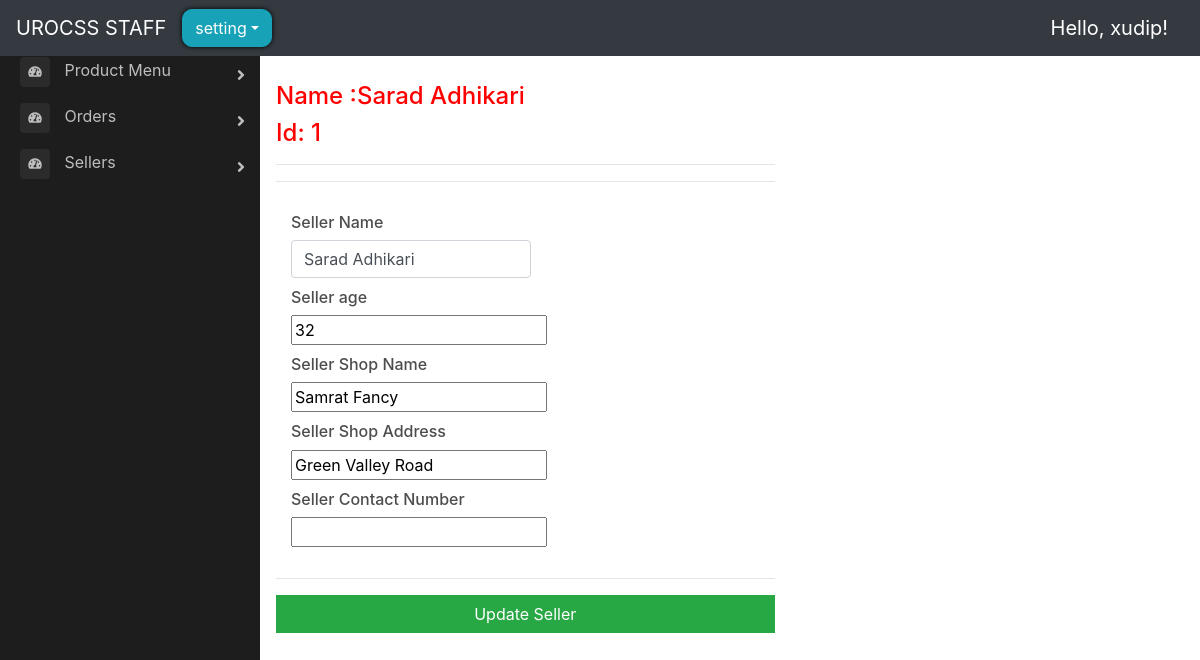
/backend/edit_seller_detail/1 (signed in), run on the app's committed database.
### backend/models.py (models this page shows, shortened)
class Seller(models.Model):
    name = models.CharField(max_length=200)
    age = models.IntegerField(blank=True)
    shop_name = models.CharField(max_length=200)
    shop_address = models.CharField(max_length=200)
    contact_number = PhoneField(blank=True)

### backend/views.py (the view)
@login_required(login_url="backend_login")
def edit_seller_detail(request, id):
    id = int(id)
    seller = Seller.objects.get(id=id)
    context = {"seller": seller}
    return render(request, "backend/edit_seller_detail.html", context)

### backend/templates/backend/edit_seller_detail.html (shortened to what this page needs)
{% extends 'backend/backend_main.html' %}
{% block main %}
<div class="row" id="row">
    <div class="col-lg-7">
        <h4 style="color: red;">Name :{{seller.name}}</h4>
        <h4 style="color: red;">Id: {{seller.id}}</h4>
        <hr>
        <hr>
        <div class=" box-element" id="form-wrapper">
            <form method="POST" action="{% url 'set_seller_detail' id=seller.id %}" id="form"
                enctype="multipart/form-data">
                <div class="form-field">
                    <h6>Seller Name</h6><input required type="text" name="name" value="{{seller.name}}"
                        class="form-control">
                </div>
                <div class="form-field">
                    <h6>Seller age</h6>
                    <input required type="number" name="age" value="{{seller.age}}" </div>
                </div>
                <div class="form-field">
                    <h6>Seller Shop Name</h6>
                    <input type="text" name="shop_name" value="{{seller.shop_name}}">
                </div>
                <div class=" form-field">
                    <h6>Seller Shop Address</h6>
                    <input type="text" name="shop_address" value="{{seller.shop_address}}">
                </div>
                <div class=" form-field">
                    <h6>Seller Contact Number</h6>
                    <input type="number" name="contact_number" value="{{seller.contact_number}}">
                </div>
        </div>
        <hr>
        <input id="form-button" type="submit" value="Update Seller" class="btn btn-success btn-block">
    </div>
</div>
</div>
{% endblock %}

### backend/templates/backend/backend_main.html (shortened to what this page needs)
{% load static %}
<!DOCTYPE html>
<html lang="en">
<head>
    <link rel="stylesheet" href="https://stackpath.bootstrapcdn.com/bootstrap/4.1.3/css/bootstrap.min.css"
>
    <link href="//maxcdn.bootstrapcdn.com/bootstrap/4.0.0/css/bootstrap.min.css" rel="stylesheet" id="bootstrap-css">
    <link rel="stylesheet" href="https://use.fontawesome.com/releases/v5.6.1/css/all.css"
>
    <link rel="stylesheet" type="text/css" href="{% static 'css/main.css' %}">
    <link rel="stylesheet" type="text/css" href="{% static 'css/accounts.css' %}">
    <link rel="stylesheet" type="text/css" href="{% static 'css/sidebar.css' %}">
    <link rel="stylesheet" type="text/css" href="{% static 'css/backend_table.css' %}">
</head>
<body>
    <nav style="position: fixed; z-index: 1;" class="navbar navbar-expand-sm navbar-dark bg-dark nav">
        <a class="navbar-brand" href="{% url 'backend_main' %}">UROCSS STAFF</a>
        <div class="collapse navbar-collapse" id="navbarSupportedContent">
            {% if request.user.is_authenticated %}
            <div class="dropdown">
                <button style='border-radius: 10px; box-shadow: hsl(0, 86%, 0%) 0 0 5px; margin-right:30px;'
                    class="btn btn-info dropdown-toggle" type="button" data-toggle="dropdown">setting</button>
            </div>
            {% endif %}
            <div class="form-inline my-2 my-lg-0 ml-auto">
                {% block login-logout %}
                <div class="collapse navbar-collapse" id="navbarSupportedContent">
                    <ul class="navbar-nav mr-auto">
                        <li class="nav-item active navbar-brand">
                            Hello, {{request.user}}!
                        </li>
                    </ul>
                </div>
                {% endblock %}
            </div>
        </div>
    </nav>
    <div class="main">
        <main class="page-content pt-2 main">
            <div id="overlay" class="overlay">
                <div class="container-fluid p-5">
                    {% block main %}{% endblock %}
                </div>
        </main>
    </div>
    <div class="page-wrapper chiller-theme toggled">
        <nav id="sidebar" class="sidebar-wrapper">
            <div class="sidebar-content">
                <div class="sidebar-menu">
                    <ul>
                        <li class="sidebar-dropdown">
                            <a href="#">
                                <i class="fa fa-tachometer-alt"></i>
                                <span>Product Menu</span>
                            </a>
                        </li>
                        <li class="sidebar-dropdown">
                            <a href="#">
                                <i class="fa fa-tachometer-alt"></i>
                                <span>Orders</span>
                            </a>
                        </li>
                        <li class="sidebar-dropdown">
                            <a href="#">
                                <i class="fa fa-tachometer-alt"></i>
                                <span>Sellers</span>
                            </a>
                        </li>
                    </ul>
                </div>
            </div>
        </nav>
    </div>
</body>
</html>

### static/css/main.css (style rules this page uses)
h1,h2,h3,h4,h5,h6 { color:hsl(0, 0%, 30%); }
.box-element { background-color: #fff; border-radius: 4px; padding: 10px; }
.bg-dark { background-color: #011e24; }
.btn { border-radius: 0; }
#row { z-index: -1; margin-top:3%; }
.form-field { width:250px; display: inline-block; padding: 5px; }
.navbar { width:100%; position: fixed; z-index: 10; background:#001f3f; }

### static/css/accounts.css (style rules this page uses)
body, html { margin: 0; padding: 0; height: 100%; }

### static/css/sidebar.css (style rules this page uses)
#sidebar { margin-top: 4% !important; display:inline-table; }
.page-wrapper { height: 100vh; }
.page-wrapper.toggled .sidebar-wrapper { left: 0px; }
.main { margin-top: 7; margin-left:10%; display: flex; }
.sidebar-wrapper { width: 260px; height: 100%; position: fixed; top: 0; }
.sidebar-wrapper ul { list-style-type: none; padding: 0; margin: 0; }
.sidebar-wrapper a { text-decoration: none; }
@media only screen and (min-width: 768px) { #sidebar { min-width: 150px; } }
.sidebar-content { height: calc(100% - 30px); overflow-y: auto; position: relative; }
.sidebar-wrapper .sidebar-menu { padding-bottom: 10px; }
.sidebar-wrapper .sidebar-menu ul li a { display: inline-block; width: 100%; text-decoration: none; position: relative; padding: 8px 30px 8px 20px; }
.sidebar-wrapper .sidebar-menu ul li a i { margin-right: 10px; font-size: 12px; width: 30px; height: 30px; line-height: 30px; text-align: center; border-radius: 4px; }
.sidebar-wrapper .sidebar-menu .sidebar-dropdown > a:after { font-family: "Font Awesome 5 Free"; font-weight: 900; content: "\f105"; font-style: normal; display: inline-block; font-style: normal; font-variant: normal; text-rendering: auto; -webkit-font-smoothing: antialiased; -moz-osx-font-smoothing: grayscale; text-align: center; background: 0 0; position: absolute; right: 15px; top: 14px; }
.chiller-theme .sidebar-wrapper { background: #1d1d1d; }
.chiller-theme .sidebar-wrapper .sidebar-header, .chiller-theme .sidebar-wrapper .sidebar-search, .chiller-theme .sidebar-wrapper .sidebar-menu { border-top: 1px solid #2b2b2b; }
.chiller-theme .sidebar-wrapper .sidebar-header .user-info .user-role, .chiller-theme .sidebar-wrapper .sidebar-header .user-info .user-status, .chiller-theme .sidebar-wrapper .sidebar-search input.search-menu, .chiller-theme .sidebar-wrapper .sidebar-search .input-group-text, .chiller-theme .sidebar-wrapper .sidebar-brand>a, .chiller-theme .sidebar-wrapper .sidebar-menu ul li a, .chiller-theme .sidebar-footer>a { color: #bdbdbd; }
.chiller-theme .sidebar-wrapper .sidebar-menu ul li a i, .chiller-theme .sidebar-wrapper .sidebar-menu .sidebar-dropdown div, .chiller-theme .sidebar-wrapper .sidebar-search input.search-menu, .chiller-theme .sidebar-wrapper .sidebar-search .input-group-text { background: #2b2b2b; }

### data on the page
Seller: name "Sarad Adhikari", id "1", age "32", shop_name "Samrat Fancy", shop_address "Green Valley Road"

### other printed values
{{ request.user }} "xudip"
